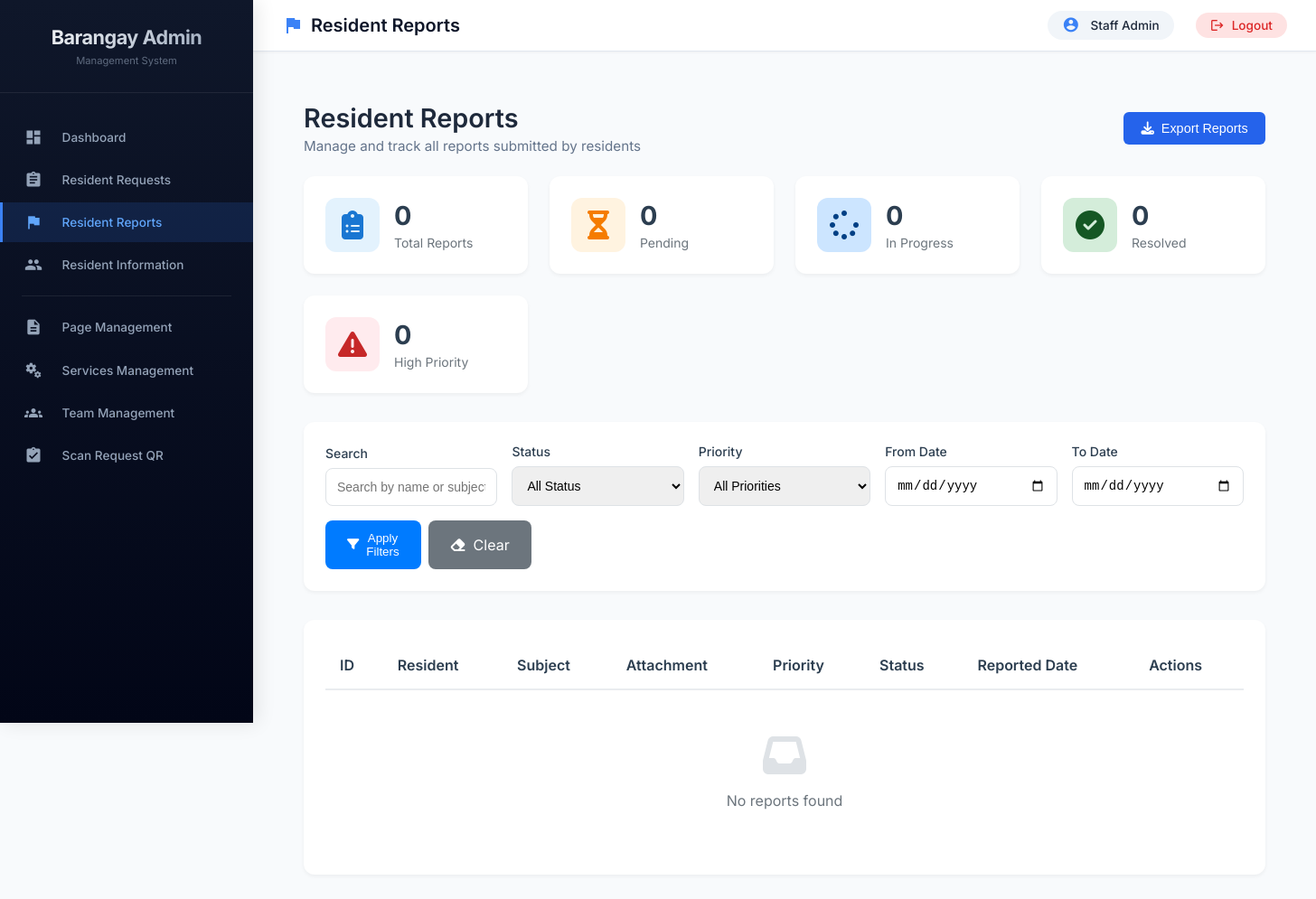
/admin/residents/reports.php (signed in), run on an earlier commit of the app's database.
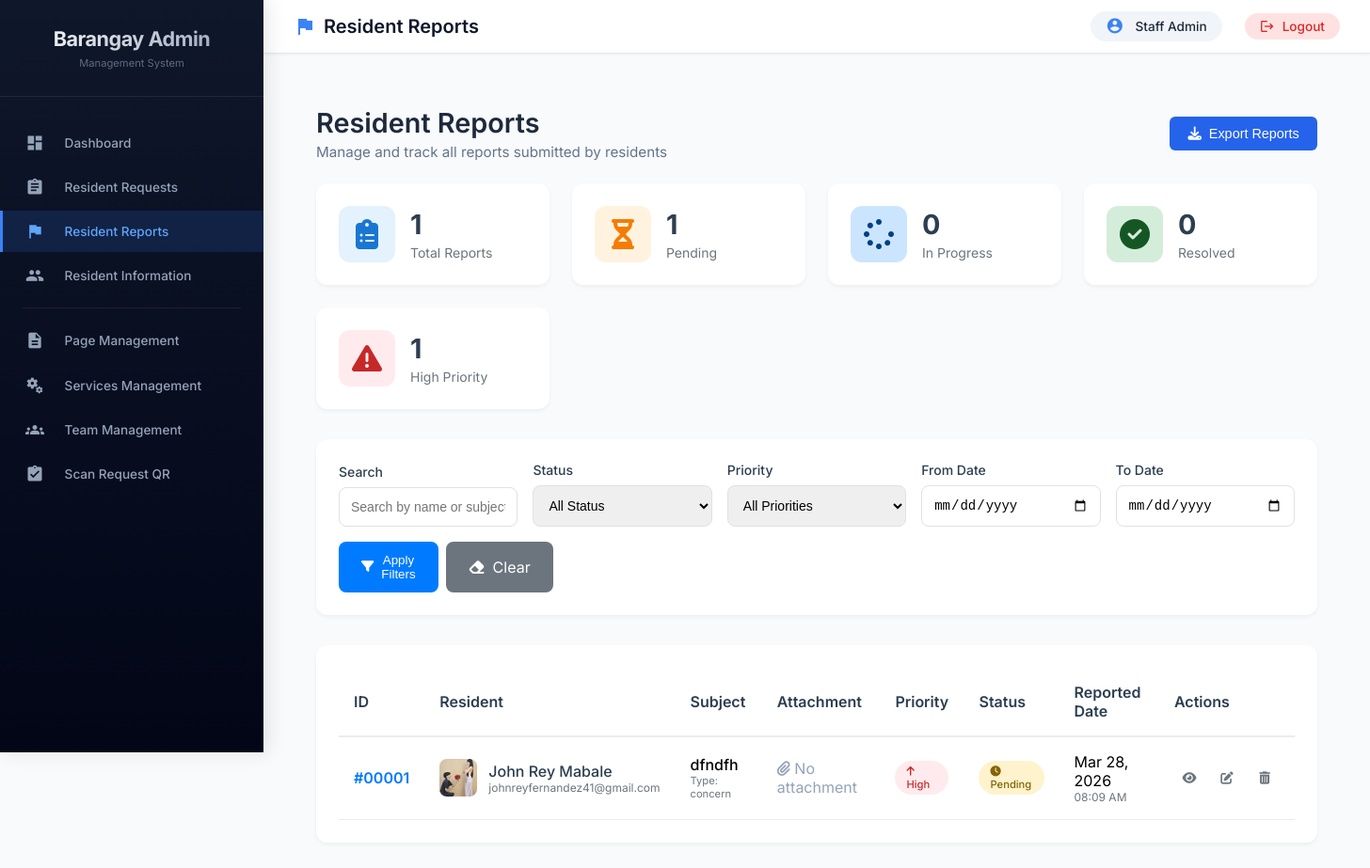
And on a later commit of the database.
### tables this page shows
CREATE TABLE `resident_reports` (
  `id` int(11) NOT NULL,
  `user_id` int(11) NOT NULL,
  `report_type` varchar(50) DEFAULT NULL,
  `subject` varchar(200) NOT NULL,
  `description` text NOT NULL,
  `location` varchar(255) DEFAULT NULL,
  `attachment` varchar(255) DEFAULT NULL,
  `priority` enum('low','medium','high','urgent') DEFAULT 'medium',
  `status` enum('pending','in-progress','resolved','closed') DEFAULT 'pending',
  `admin_remarks` text DEFAULT NULL,
  `reported_date` timestamp NOT NULL DEFAULT current_timestamp(),
  `resolved_date` timestamp NULL DEFAULT NULL,
  `resolved_by` int(11) DEFAULT NULL
);

CREATE TABLE `users` (
  `id` int(11) NOT NULL,
  `username` varchar(50) NOT NULL,
  `email` varchar(100) NOT NULL,
  `profile_pic` varchar(255) DEFAULT NULL,
  `password` varchar(255) NOT NULL,
  `first_name` varchar(50) DEFAULT NULL,
  `last_name` varchar(50) DEFAULT NULL,
  `address` text DEFAULT NULL,
  `contact_number` varchar(20) DEFAULT NULL,
  `user_type` enum('resident','admin') DEFAULT 'resident',
  `is_online` tinyint(1) DEFAULT 0,
  `last_activity` timestamp NOT NULL DEFAULT current_timestamp() ON UPDATE current_timestamp(),
  `created_at` timestamp NOT NULL DEFAULT current_timestamp(),
  `is_verified` tinyint(1) DEFAULT 0,
  `status` varchar(20) DEFAULT 'active',
  `last_login` datetime DEFAULT NULL,
  `last_login_ip` varchar(45) DEFAULT NULL
);

### admin/residents/reports.php (the view, shortened to what the changed rows need)
<?php
$database = new Database();
$db = $database->getConnection();
$query = "SELECT r.*,
          u.username, u.first_name, u.last_name, u.email, u.contact_number, u.profile_pic,
          CONCAT(a.first_name, ' ', a.last_name) as resolved_by_name
          FROM resident_reports r
          JOIN users u ON r.user_id = u.id
          LEFT JOIN admins a ON r.resolved_by = a.id
          WHERE 1=1";
$query .= " ORDER BY
            CASE r.priority
                WHEN 'high' THEN 1
                WHEN 'medium' THEN 2
                WHEN 'low' THEN 3
            END,
            r.reported_date DESC";
$stmt = $db->prepare($query);
$stmt->execute();
$reports = $stmt->fetchAll(PDO::FETCH_ASSOC);
$stats_query = "SELECT
                COUNT(*) as total,
                SUM(CASE WHEN status = 'pending' THEN 1 ELSE 0 END) as pending,
                SUM(CASE WHEN status = 'in-progress' THEN 1 ELSE 0 END) as in_progress,
                SUM(CASE WHEN status = 'resolved' THEN 1 ELSE 0 END) as resolved,
                SUM(CASE WHEN status = 'closed' THEN 1 ELSE 0 END) as closed,
                SUM(CASE WHEN priority = 'high' THEN 1 ELSE 0 END) as high_priority_count,
                SUM(CASE WHEN priority = 'medium' THEN 1 ELSE 0 END) as medium_priority_count,
                SUM(CASE WHEN priority = 'low' THEN 1 ELSE 0 END) as low_priority_count
                FROM resident_reports";
try {
    $stats_stmt = $db->query($stats_query);
    $stats = $stats_stmt->fetch(PDO::FETCH_ASSOC);
} catch (Exception $e) {
    $stats = [
        'total' => 0,
        'pending' => 0,
        'in_progress' => 0,
        'resolved' => 0,
        'closed' => 0,
        'high_priority_count' => 0,
        'medium_priority_count' => 0,
        'low_priority_count' => 0
    ];
}
include dirname(__DIR__) . '/includes/admin_header.php';
?>
<link rel="stylesheet" href="https://cdnjs.cloudflare.com/ajax/libs/font-awesome/6.4.0/css/all.min.css">
<div class="content-wrapper">
    <div class="module-header" style="display: flex; justify-content: space-between; align-items: center; margin-bottom: 1.5rem; flex-wrap: wrap; gap: 1rem;">
        <div class="module-title">
            <h1 style="font-size: 1.8rem; font-weight: 600; color: #1e293b; margin-bottom: 0.25rem;">Resident Reports</h1>
        </div>
    </div>
    <div class="stats-grid" style="display: grid; grid-template-columns: repeat(auto-fit, minmax(200px, 1fr)); gap: 1.5rem; margin-bottom: 2rem;">
        <div class="stat-card" style="background: white; border-radius: 12px; padding: 1.5rem; display: flex; align-items: center; gap: 1rem; box-shadow: 0 2px 4px rgba(0,0,0,0.05);">
            <div class="stat-details">
                <h3 style="font-size: 1.8rem; margin-bottom: 0.25rem; color: #2c3e50;"><?php echo $stats['total'] ?? 0; ?></h3>
                <p style="color: #6c757d; font-size: 0.875rem;">Total Reports</p>
            </div>
        </div>
        <div class="stat-card" style="background: white; border-radius: 12px; padding: 1.5rem; display: flex; align-items: center; gap: 1rem; box-shadow: 0 2px 4px rgba(0,0,0,0.05);">
            <div class="stat-details">
                <h3 style="font-size: 1.8rem; margin-bottom: 0.25rem; color: #2c3e50;"><?php echo $stats['pending'] ?? 0; ?></h3>
                <p style="color: #6c757d; font-size: 0.875rem;">Pending</p>
            </div>
        </div>
        <div class="stat-card" style="background: white; border-radius: 12px; padding: 1.5rem; display: flex; align-items: center; gap: 1rem; box-shadow: 0 2px 4px rgba(0,0,0,0.05);">
            <div class="stat-details">
                <h3 style="font-size: 1.8rem; margin-bottom: 0.25rem; color: #2c3e50;"><?php echo $stats['high_priority_count'] ?? 0; ?></h3>
                <p style="color: #6c757d; font-size: 0.875rem;">High Priority</p>
            </div>
        </div>
    </div>
    <div class="table-card" style="background: white; border-radius: 12px; padding: 1.5rem; box-shadow: 0 2px 4px rgba(0,0,0,0.05); overflow-x: auto;">
        <table class="data-table" id="reportsTable" style="width: 100%; border-collapse: collapse; min-width: 800px;">
            <thead>
                <tr>
                    <th style="text-align: left; padding: 1rem; color: #2c3e50; font-weight: 600; border-bottom: 2px solid #e9ecef;">ID</th>
                    <th style="text-align: left; padding: 1rem; color: #2c3e50; font-weight: 600; border-bottom: 2px solid #e9ecef;">Resident</th>
                    <th style="text-align: left; padding: 1rem; color: #2c3e50; font-weight: 600; border-bottom: 2px solid #e9ecef;">Subject</th>
                    <th style="text-align: left; padding: 1rem; color: #2c3e50; font-weight: 600; border-bottom: 2px solid #e9ecef;">Attachment</th>
                    <th style="text-align: left; padding: 1rem; color: #2c3e50; font-weight: 600; border-bottom: 2px solid #e9ecef;">Priority</th>
                    <th style="text-align: left; padding: 1rem; color: #2c3e50; font-weight: 600; border-bottom: 2px solid #e9ecef;">Status</th>
                    <th style="text-align: left; padding: 1rem; color: #2c3e50; font-weight: 600; border-bottom: 2px solid #e9ecef;">Reported Date</th>
                    <th style="text-align: left; padding: 1rem; color: #2c3e50; font-weight: 600; border-bottom: 2px solid #e9ecef;">Actions</th>
                </tr>
            </thead>
            <tbody>
                <?php if (empty($reports)): ?>
                    <tr>
                        <td colspan="8" style="text-align: center; padding: 3rem; color: #6c757d;">
                            <i class="fas fa-inbox" style="font-size: 3rem; margin-bottom: 1rem; display: block; color: #dee2e6;"></i>
                            <p>No reports found</p>
                        </td>
                    </tr>
                <?php else: ?>
                    <?php foreach ($reports as $report): ?>
                    <tr>
                        <td style="padding: 1rem; border-bottom: 1px solid #e9ecef; font-weight: 600; color: #007bff;">#<?php echo str_pad($report['id'], 5, '0', STR_PAD_LEFT); ?></td>
                        <td style="padding: 1rem; border-bottom: 1px solid #e9ecef;">
                            <div style="display: flex; align-items: center; gap: 0.75rem;">
                                <?php
                                $profile_pic_path = $report['profile_pic_path'] ?? null;
                                if (!empty($profile_pic_path) && file_exists($profile_pic_path)):
                                ?>
                                    <img src="<?php echo $profile_pic_path; ?>" class="resident-avatar-img" alt="Profile">
                                <?php else: ?>
                                    <div class="resident-avatar">
                                        <?php echo strtoupper(substr($report['first_name'] ?? '?', 0, 1) . substr($report['last_name'] ?? '?', 0, 1)); ?>
                                    </div>
                                <?php endif; ?>
                                <div>
                                    <div style="font-weight: 500; color: #2c3e50;"><?php echo htmlspecialchars(($report['first_name'] ?? '') . ' ' . ($report['last_name'] ?? '')); ?></div>
                                    <div style="font-size: 0.75rem; color: #6c757d;"><?php echo htmlspecialchars($report['email'] ?? ''); ?></div>
                                </div>
                            </div>
                         </div>
                        <td style="padding: 1rem; border-bottom: 1px solid #e9ecef;">
                            <div>
                                <div style="font-weight: 500;"><?php echo htmlspecialchars($report['subject'] ?? 'N/A'); ?></div>
                                <div style="font-size: 0.7rem; color: #6c757d;">Type: <?php echo htmlspecialchars($report['report_type'] ?? 'N/A'); ?></div>
                            </div>
                         </div>
                        <td style="padding: 1rem; border-bottom: 1px solid #e9ecef;">
                            <?php if (!empty($report['attachment'])):
                                $file_ext = pathinfo($report['attachment'], PATHINFO_EXTENSION);
                                $image_extensions = ['jpg', 'jpeg', 'png', 'gif', 'webp'];
                                if (in_array(strtolower($file_ext), $image_extensions)):
                            ?>
                                <img src="../../uploads/reports/<?php echo $report['attachment']; ?>"
                                     alt="Attachment"
                                     style="width: 50px; height: 50px; object-fit: cover; border-radius: 8px; cursor: pointer;"
                                     onclick="viewImage('../../uploads/reports/<?php echo $report['attachment']; ?>')"
                                     title="Click to view full image">
                            <?php else: ?>
                                <a href="../../uploads/reports/<?php echo $report['attachment']; ?>"
                                   target="_blank"
                                   style="display: inline-flex; align-items: center; gap: 0.25rem; padding: 0.25rem 0.5rem; background: #fef2f2; color: #dc2626; border-radius: 6px; text-decoration: none; font-size: 0.7rem;">
                                    <i class="fas fa-file-pdf"></i> PDF
                                </a>
                            <?php endif; ?>
                            <?php else: ?>
                                <span style="color: #94a3b8;"><i class="fas fa-paperclip"></i> No attachment</span>
                            <?php endif; ?>
                        </div>
                        <td style="padding: 1rem; border-bottom: 1px solid #e9ecef;">
                            <span style="display: inline-block; padding: 0.25rem 0.75rem; border-radius: 20px; font-size: 0.7rem; font-weight: 500; background: <?php echo $report['priority'] == 'high' ? '#ffebee' : ($report['priority'] == 'medium' ? '#fff3e0' : '#e8f5e9'); ?>; color: <?php echo $report['priority'] == 'high' ? '#c62828' : ($report['priority'] == 'medium' ? '#f57c00' : '#2e7d32'); ?>;">
                                <i class="fas fa-<?php echo $report['priority'] == 'high' ? 'arrow-up' : ($report['priority'] == 'medium' ? 'minus' : 'arrow-down'); ?>"></i>
                                <?php echo ucfirst($report['priority'] ?? 'low'); ?>
                            </span>
                        </div>
                        <td style="padding: 1rem; border-bottom: 1px solid #e9ecef;">
                            <span style="display: inline-block; padding: 0.25rem 0.75rem; border-radius: 20px; font-size: 0.7rem; font-weight: 500; background: <?php echo $report['status'] == 'pending' ? '#fff3cd' : ($report['status'] == 'in-progress' ? '#cce5ff' : ($report['status'] == 'resolved' ? '#d4edda' : '#e2e3e5')); ?>; color: <?php echo $report['status'] == 'pending' ? '#856404' : ($report['status'] == 'in-progress' ? '#004085' : ($report['status'] == 'resolved' ? '#155724' : '#383d41')); ?>;">
                                <i class="fas fa-<?php echo $report['status'] == 'pending' ? 'clock' : ($report['status'] == 'in-progress' ? 'spinner' : ($report['status'] == 'resolved' ? 'check-circle' : 'check-double')); ?>"></i>
                                <?php echo $report['status'] == 'in-progress' ? 'In Progress' : ucfirst($report['status'] ?? 'pending'); ?>
                            </span>
                        </div>
                        <td style="padding: 1rem; border-bottom: 1px solid #e9ecef;">
                            <div>
                                <?php echo date('M d, Y', strtotime($report['reported_date'] ?? 'now')); ?>
                                <small style="display: block; font-size: 0.75rem; color: #6c757d;"><?php echo date('h:i A', strtotime($report['reported_date'] ?? 'now')); ?></small>
                            </div>
                        <td style="padding: 1rem; border-bottom: 1px solid #e9ecef;">
                            <div style="display: flex; gap: 0.5rem;">
                                <button onclick="viewReport(<?php echo $report['id']; ?>)" class="btn-icon" title="View Details">
                                    <i class="fas fa-eye"></i>
                                </button>
                                <button onclick="updateStatus(<?php echo $report['id']; ?>)" class="btn-icon" title="Update Status">
                                    <i class="fas fa-edit"></i>
                                </button>
                                <button onclick="deleteReport(<?php echo $report['id']; ?>)" class="btn-icon delete" title="Delete Report">
                                    <i class="fas fa-trash-alt"></i>
                                </button>
                            </div>
                    <?php endforeach; ?>
                <?php endif; ?>
            </tbody>
        </table>
    </div>
</div>
<?php include dirname(__DIR__) . '/includes/admin_footer.php'; ?>

What changed in the data, as far as the page shows it:
added resident_reports: id "00001", user.last_name "John Rey Mabale", user.email "johnreyfernandez41@gmail.com", subject "dfndfh", report_type "concern", shows "No attachment", priority "High", status "Pending", reported_date "Mar 28, 2026", reported_date "08:09 AM"
Also different on the page:
$stats['total']: "0" → "1"
$stats['pending']: "0" → "1"
$stats['high_priority_count']: "0" → "1"
text no longer shown: "No reports found"
